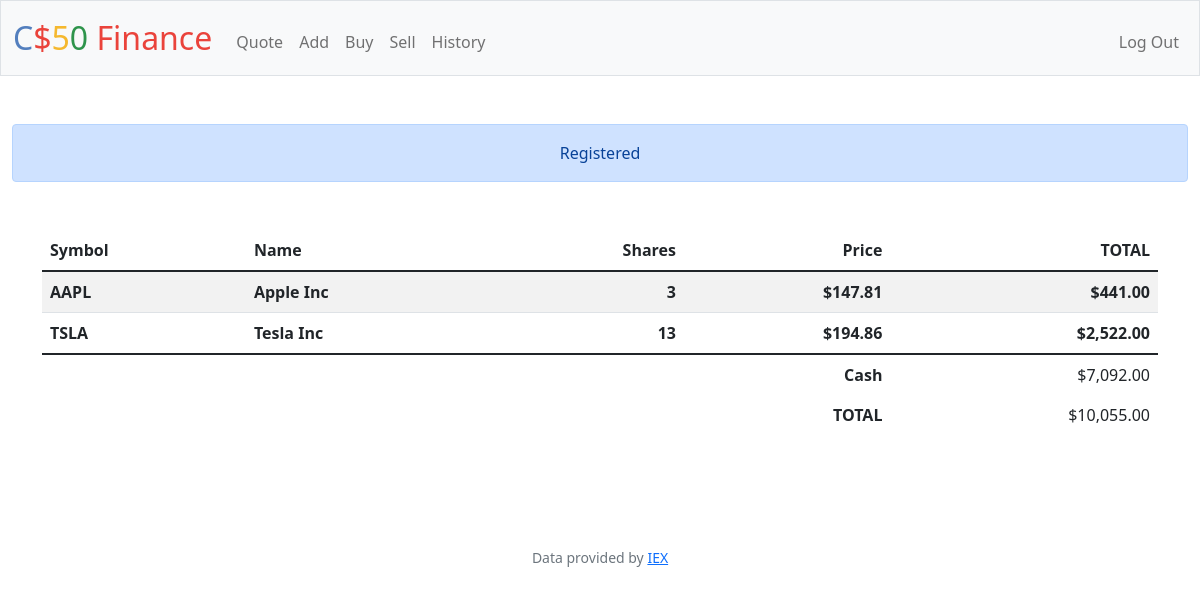
The page / (signed in) on the database its author committed.
### tables this page shows
CREATE TABLE holdings (username TEXT NOT NULL, symbol TEXT NOT NULL, name TEXT NOT NULL, shares NUMERIC NOT NULL, price NUMERIC NOT NULL, total NUMERIC NOT NULL, primary key(username, symbol));

### app.py (the view)
@app.route("/")
@login_required
def index():
    username = db.execute("SELECT username FROM users WHERE id = ?", session["user_id"])[0]["username"]
    holdings = db.execute("SELECT username, symbol, name, shares, price, total FROM holdings WHERE username = ?", username)
    total = 0
    for row in holdings:
        if row["username"] == username:
            total += row["total"]
        row["total"] = usd(row["total"])
    cash = db.execute("SELECT cash FROM users WHERE id = ?", session["user_id"])[0]["cash"]
    total = usd(total + cash)
    cash = usd(cash)
    return render_template("index.html", holdings=holdings, cash=cash, total=total)

### app.py (called while the page is built)
@app.after_request
def after_request(response):
    response.headers["Cache-Control"] = "no-cache, no-store, must-revalidate"
    response.headers["Expires"] = 0
    response.headers["Pragma"] = "no-cache"
    return response

### helpers.py (called while the page is built)
def login_required(f):
    @wraps(f)
    def decorated_function(*args, **kwargs):
        if session.get("user_id") is None:
            return redirect("/login")
        return f(*args, **kwargs)
    return decorated_function

def usd(value):
    return f"${value:,.2f}"

### templates/index.html (shortened to what this page needs)
{% extends "layout.html" %}
{% block main %}
<header>
    <div class="alert alert-primary mb-0 text-center" role="alert">Registered</div>
</header>
<main class="container py-5 text-center">
    <table class="table table-striped">
        <thead>
            <tr>
                <th class="text-start">Symbol</th>
                <th class="text-start">Name</th>
                <th class="text-end">Shares</th>
                <th class="text-end">Price</th>
                <th class="text-end">TOTAL</th>
            </tr>
        </thead>
        <tbody>
            {% for row in holdings %}
                <tr>
                    <th class="text-start">{{ row["symbol"] }}</th>
                    <th class="text-start"> {{ row["name"] }} </th>
                    <th class="text-end">{{ row["shares"] }}</th>
                    <th class="text-end"> {{ row["price"] }} </th>
                    <th class="text-end">{{ row["total"] }}</th>
                </tr>
            {% endfor %}
        </tbody>
        <tfoot>
            <tr>
                <td class="border-0 fw-bold text-end" colspan="4">Cash</td>
                <td class="border-0 text-end">{{ cash }}</td>
            </tr>
            <tr>
                <td class="border-0 fw-bold text-end" colspan="4">TOTAL</td>
                <td class="border-0 w-bold text-end">{{ total }}</td>
            </tr>
        </tfoot>
    </table>
</main>
{% endblock %}

### rows shown on the page
holdings: symbol "AAPL", name "Apple Inc", shares "3", price "$147.81", total "$441.00"
holdings: symbol "TSLA", name "Tesla Inc", shares "13", price "$194.86", total "$2,522.00"

### other values the page prints
{{ cash }} "$7,092.00"
{{ total }} "$10,055.00"
